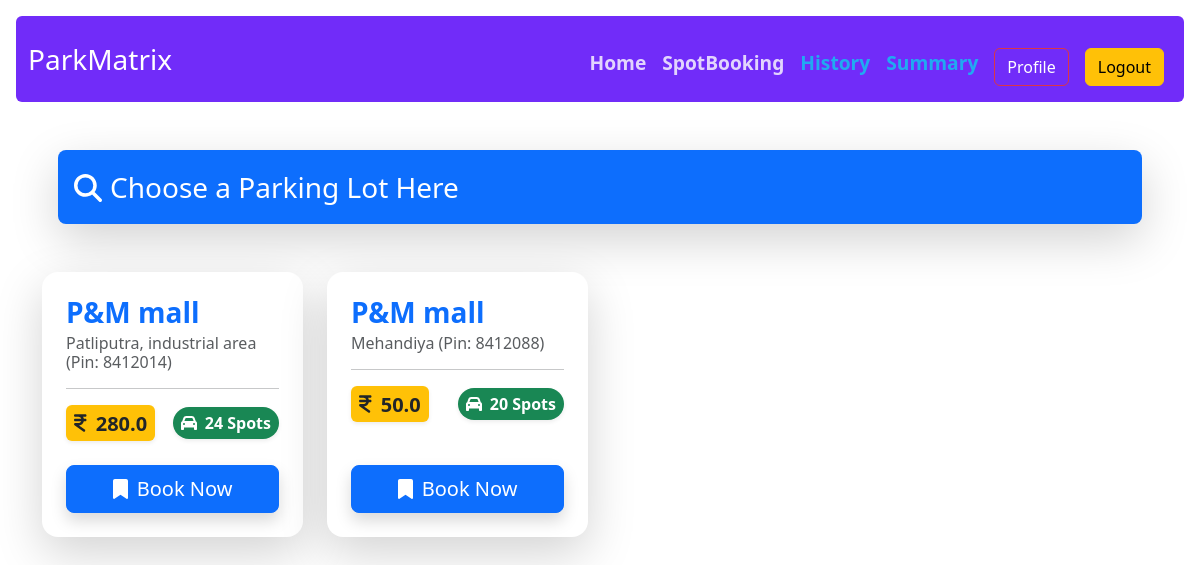
The page /spot_list (signed in) on the database its author committed.
### models.py (models this page shows)
class ParkingLot(db.Model):
    id = db.Column(db.Integer , primary_key = True)
    lot_name = db.Column(db.String(256), nullable = False )
    price = db.Column(db.Float, nullable = False)
    city = db.Column(db.String(64), nullable = False)
    pin_code = db.Column(db.String(32), nullable = False)
    available_parking_spots = db.Column(db.Integer, nullable = False)
    deleted_lot = db.Column(db.Boolean, nullable = False, default = False)
    parking_spot = db.relationship("ParkingSpot", backref="parking_lot", lazy=True, cascade="all,delete")

### routes.py (the view)
@app.route('/spot_list')
@auth_required
def spot_list():
    all_lots = ParkingLot.query.all()
    lots = []
    for lot in all_lots:
        unoccupied_spots_count = ParkingSpot.query.filter_by(occupied_status=False, lot_id=lot.id).count()
        occupied_spots_count = ParkingSpot.query.filter_by(occupied_status=True, lot_id=lot.id).count()
        lots.append({
            'id': lot.id,
            'lot_name': lot.lot_name,
            'city': lot.city,
            'pin_code': lot.pin_code,
            'available_parking_spots': unoccupied_spots_count,
            'occupied_spots_count': occupied_spots_count,
            'price': lot.price,
            'lot_object': lot
        })
    return render_template('spot_list.html', lots=lots)

### routes.py (called while the page is built)
@app.context_processor
def inject_user():
    user = None
    if 'user_id' in session:
        user = User.query.get(session['user_id'])
    return dict(user=user)

def auth_required(func):
    @wraps(func)
    def inner(*args, **kwargs):
        if 'user_id' in session:
            return func(*args, **kwargs)
        else:
            flash("Please log in first.")
            return redirect(url_for('login'))
    return inner

### templates/spot_list.html (shortened to what this page needs)
{% extends 'layout.html' %}
{% block content %}
<div class="container text-center mt-5">
  <div class="fs-3 text-start mx-3 bg-primary text-white p-3 rounded-3 mb-5 shadow-lg">
    <span><i class="fa fa-search me-2"></i>Choose a Parking Lot Here</span>
  </div>
  <div class="row row-cols-1 row-cols-sm-2 row-cols-md-3 row-cols-lg-4 g-4">
    {% if lots %}
    {% for lot in lots %}
    <div class="col">
      <div class="card h-100 border-0 shadow-lg rounded-4">
        <div class="card-body d-flex flex-column p-4">
          <div class="card-title text-start mb-3">
            <h5 class="fw-bold fs-3 text-primary mb-1">{{lot.lot_name}}</h5>
            <h6 class="text-muted mb-0">
              {{lot.city}} <span class="fw-light">(Pin: {{lot.pin_code}})</span>
            </h6>
          </div>
          <hr class="mt-0 mb-3" />
          <div class="d-flex justify-content-between align-items-center mb-4">
            <span class="badge bg-warning text-dark fs-5 p-2 shadow-sm">
              <i class="fas fa-inr me-1"></i> {{lot.price}}
            </span>
            {% if lot.available_parking_spots > 0 %}
            <span class="badge bg-success fs-6 p-2 rounded-pill shadow-sm">
              <i class="fas fa-car me-1"></i> {{lot.available_parking_spots}} Spots
            </span>
            {% else %}
            <span class="badge bg-danger fs-6 p-2 rounded-pill shadow-sm">
              <i class="fas fa-times-circle me-1"></i> Full
            </span>
            {% endif %}
          </div>
          <div class="mt-auto">
            <a href="{{ url_for('book_spot', lot_id = lot.id) }}" class="btn btn-primary btn-lg w-100 shadow">
              <i class="fas fa-bookmark me-1"></i> Book Now
            </a>
          </div>
        </div>
      </div>
    </div>
    {% endfor %}
  </div>
    {% else %}
        <div class="fs-3 text-center   p-3 rounded-3 mb-5 ">
    <span><i class="fa fa-star me-2 text-danger"></i>Lots Not Available</span>
  </div>
    {% endif %}
</div>
{% endblock %}

### rows shown on the page
ParkingLot: lot_name "P&M mall", city "Patliputra, industrial area", pin_code "8412014", price "280.0", available_parking_spots "24"
ParkingLot: lot_name "P&M mall", city "Mehandiya", pin_code "8412088", price "50.0", available_parking_spots "20"
